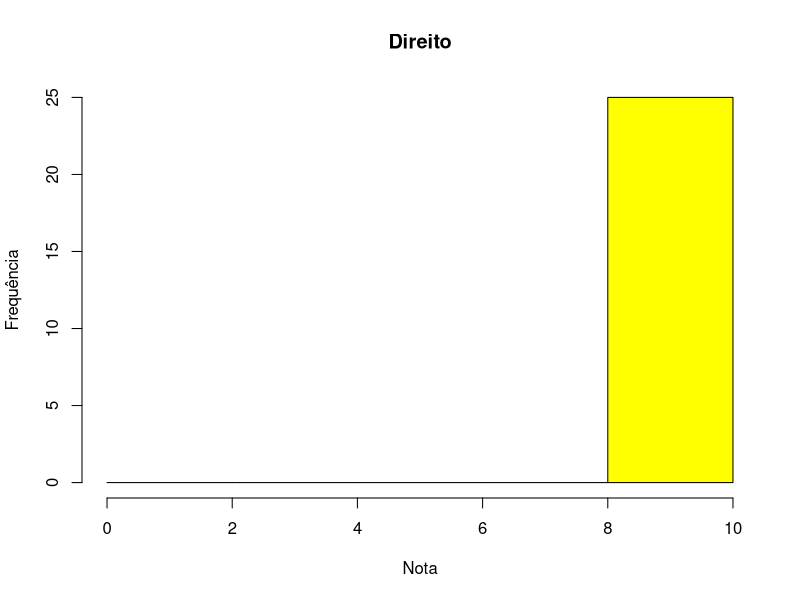
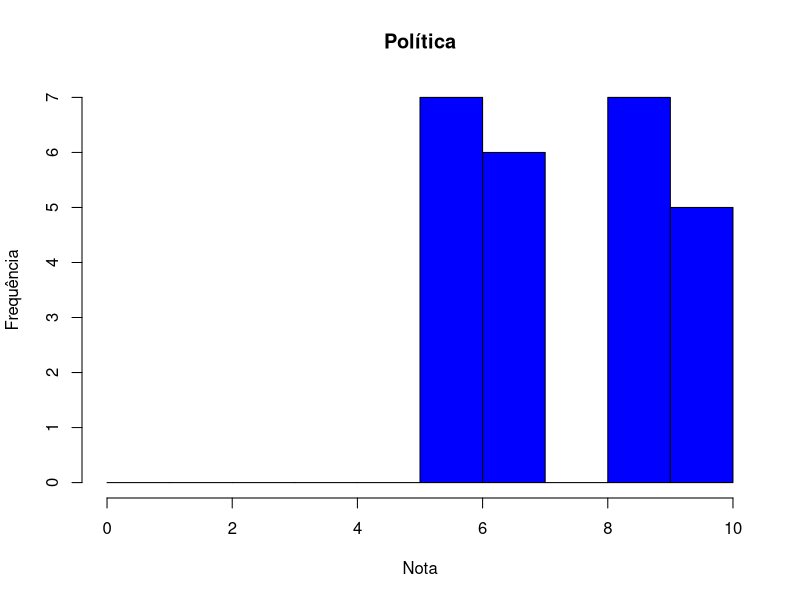
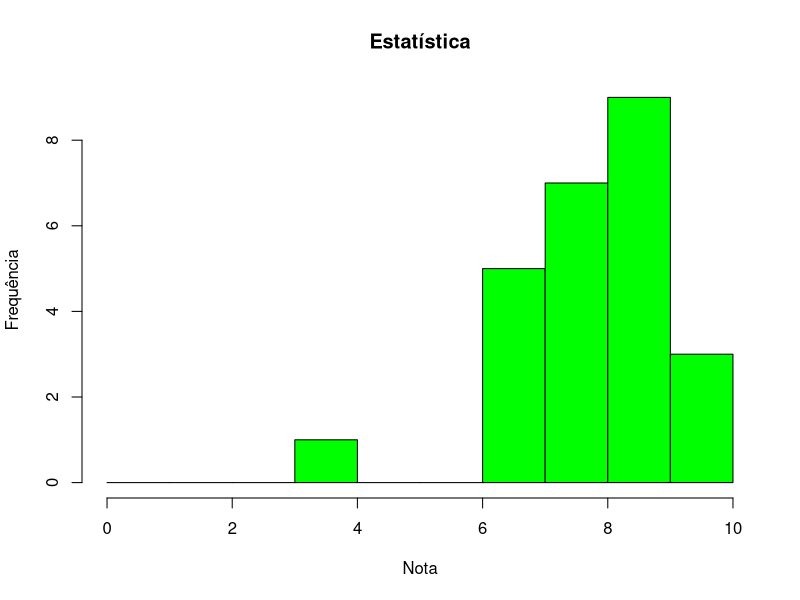
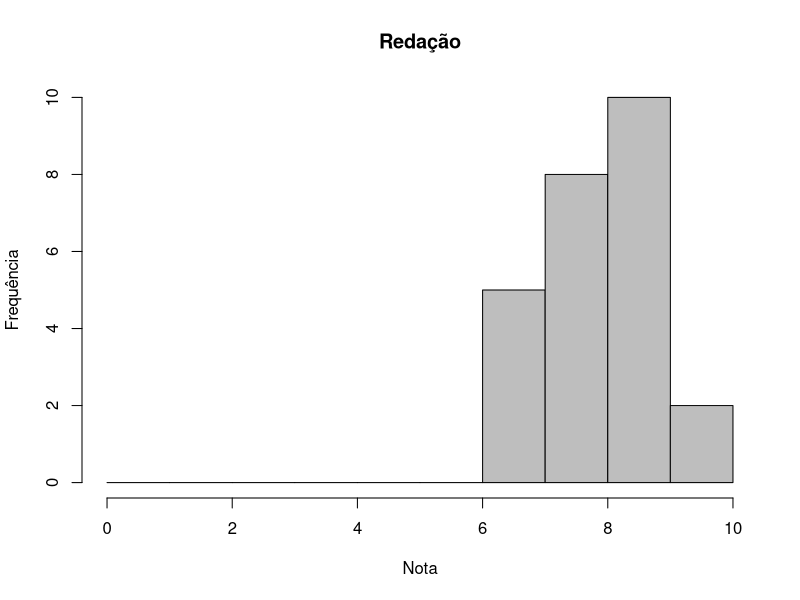
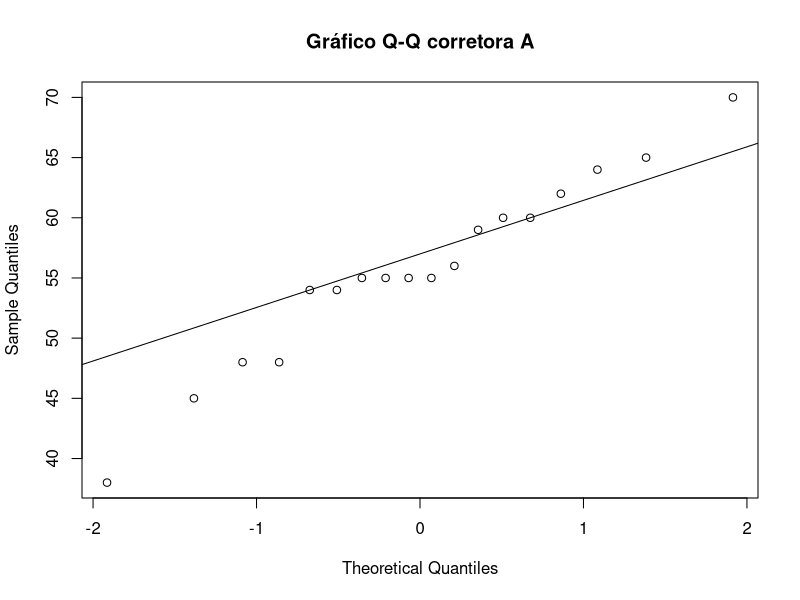
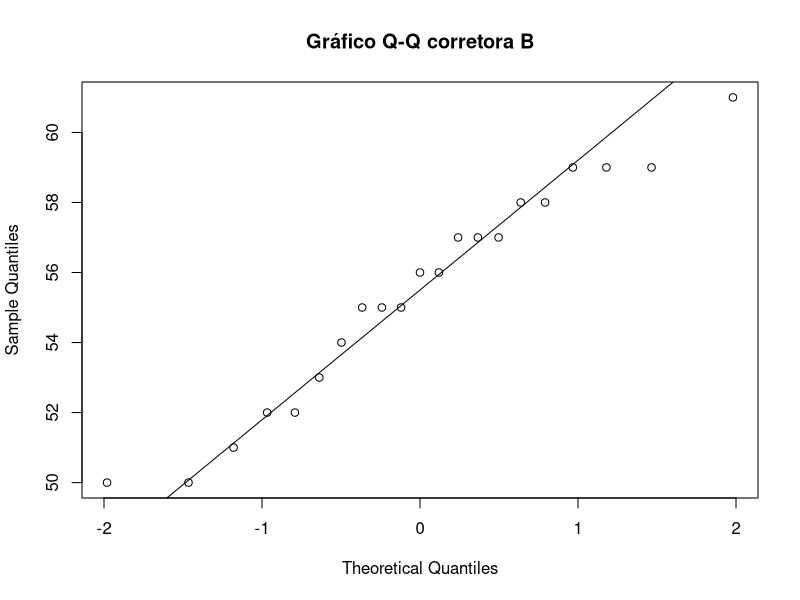
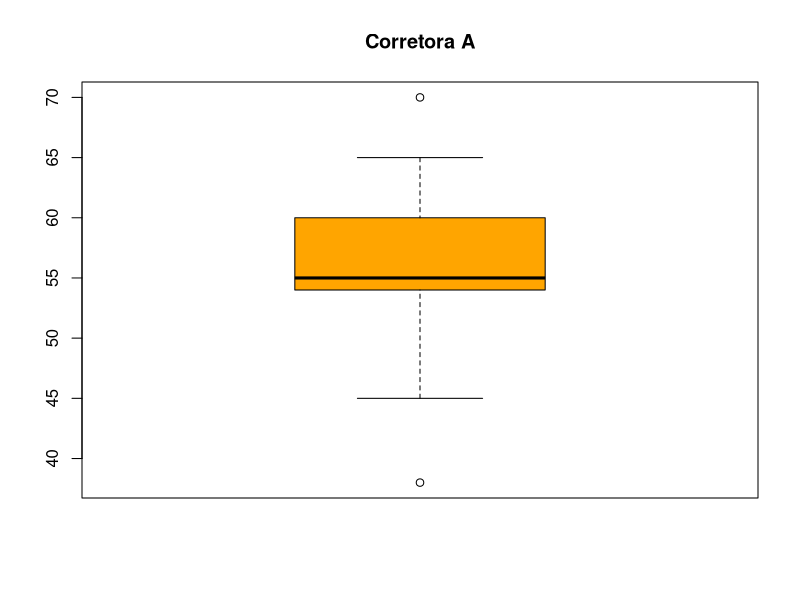
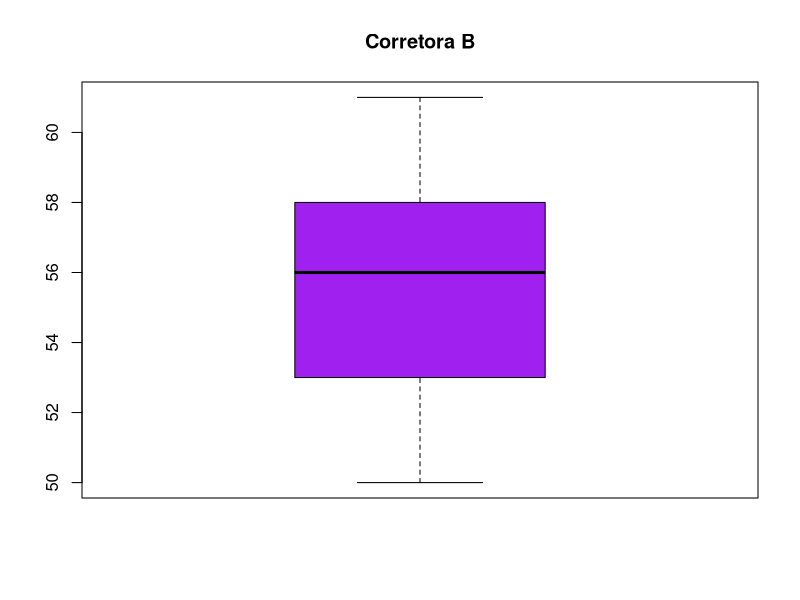

Generate these figures, in order, with R: (Note: this script raises an error after producing the figures.)
## ---- chunk 1
knitr::opts_chunk$set(echo = TRUE)
library(knitr)
library(ggplot2)
library(dplyr)
library(knitr)
library(kableExtra)
library(plyr)
library(png)
## ---- chunk 2
data.ex2 <- data.frame(Função = c(1,2,3,4,5,6,7,8,9,10,11,12,13,14,15,16,17,18,19,20,21,22,23,24,25),
Seção = c("P","P","P","P","P","P","P","T","T","T","T","T","T","V","V","V","V","V","V","V","V","V","V","V","V"),
Administração = c(8,8,8,6,8,8,8,10,8,10,8,8,6,10,8,8,8,6,6,6,8,6,8,8,8),
Direito = c(9,9,9,9,9,9,9,9,9,9,9,9,9,9,9,9,9,9,9,9,9,9,9,9,9),
Redação = c(8.6,7,8,8.6,8,8.5,8.2,7.5,9.4,7.9,8.6,8.3,7,8.6,8.6,9.5,6.3,7.6,6.8,7.5,7.7,8.7,7.3,8.5,7),
Estatística = c(9,9,8,8,9,10,8,8,9,8,10,7,7,9,9,7,8,9,4,7,7,8,10,9,9),
Inglês = c("B","B","D","D","A","B","D","B","B","B","C","D","B","A","C","A","D","C","D","C","D","C","C","A","B"),
Metodologia = c("A","C","B","C","A","A","C","C","B","C","B","B","C","B","B","A","C","C","C","B","B","A","C","A","A"),
Política = c(9,6.5,9,6,6.5,6.5,9,6,10,9,10,6.5,6,10,10,9,10,6,6,6,6.5,6,9,6.5,9),
Economia = c(8.5,8,8.5,8.5,9,9.5,7,8.5,8,7.5,8.5,8,8.5,7.5,7,7.5,7.5,8.5,9.5,8.5,8,9,7,9,8.5)
  
)
kable(data.ex2) %>%
kable_styling(bootstrap_options = "striped", full_width = T) %>%
scroll_box(height = "300px")
## ---- chunk 3
a.ex2 <- data.frame(Variável = c("Seção", "Adm.", "Direito", "Redação", "Estatística", "Inglês", "Metodologia", "Política", "Economia"),
Qualitativa = c("Nominal", "-", "-", "-", "-", "Ordinal", "Ordinal", "-", "-"),
Quantitativa = c("-", "Contínua", "Contínua", "Contínua", "Contínua", "-", "-", "Contínua", "Contínua")

)

kable(a.ex2) %>%
kable_styling(bootstrap_options = "striped", full_width = F)
## ---- chunk 4
hist(data.ex2$Direito, xlab = "Nota", ylab = "Frequência", main = "Direito", col = "yellow", breaks = seq(0, 10, 2))
hist(data.ex2$Política, xlab = "Nota", ylab = "Frequência", main = "Política", col = "blue", breaks = seq(0, 10, 1))
hist(data.ex2$Estatística, xlab = "Nota", ylab = "Frequência", main = "Estatística", col = "green", breaks = seq(0, 10, 1))
## ---- chunk 5
hist(data.ex2$Redação, xlab = "Nota", ylab = "Frequência", main = "Redação", col = "gray", breaks = seq(0, 10, 1))
## ---- chunk 6
d.ex9 <- table(data.ex2$Metodologia)
d.ex9 <- matrix(d.ex9)
colnames(d.ex9) <- c("Frequência")
rownames(d.ex9) <- c("A", "B", "C")
d.ex9 <- data.frame(d.ex9)

kable(d.ex9) %>%
kable_styling(bootstrap_options = "striped", full_width = T)

## ---- chunk 7
e.ex9 <- d.ex9
print(paste0("A probabilidade é: ", 10/length(data.ex2$Metodologia)))
## ---- chunk 8
e.ex9 <- d.ex9
print(paste0("A probabilidade é: ", (10/length(data.ex2$Metodologia))*(9/length(data.ex2$Metodologia))))
## ---- chunk 9
g.ex9 <- data.frame(
  Seção = data.ex2$Seção,
  Estatística = data.ex2$Estatística
)

g.ex9 <- aggregate(Estatística ~ Seção, g.ex9, mean)
kable(g.ex9) %>%
kable_styling(bootstrap_options = "striped", full_width = T)

## ---- chunk 10
CA <- sort(c(45, 62, 38, 55, 54, 65, 60, 55, 48, 56, 59, 55, 54, 70, 64, 55, 48, 60))

CB <- sort(c(57, 50, 59, 61, 57, 55, 59, 55, 52, 55, 52, 57, 58, 51, 58, 59, 56, 53, 50, 54, 56))

## ---- chunk 11
qqnorm(CA, main = "Gráfico Q-Q corretora A")
qqline(CA)

qqnorm(CB, main = "Gráfico Q-Q corretora B")
qqline(CB)

## ---- chunk 12
F <- var(CA)/var(CB)
F
df1 <- data.frame( Medida = c("Variância da corretora A", "Variância da corretora B", "Desvio Padrão da corretora A", "Desvio Padrão da corretora B", "Coef. F"),
Dado = c(var(CA), var(CB), sd(CA), sd(CB), F)

)

kable(df1) %>%
kable_styling(bootstrap_options = "striped", full_width = F, position = "left")
## ---- chunk 13
boxplot(CA, main = "Corretora A", col = "orange")
boxplot(CB, main = "Corretora B", col = "purple")
## ---- chunk 14
S2 <- function(vector1, vector2){
  S2 <- ((length(vector1)-1)*var(vector1)+(length(vector2)-1)*var(vector2))/(length(vector1)+length(vector2)-2)
  return(S2)
}

t <- function(vector1, vector2){
  t <- (mean(vector1)-mean(vector2))/(S2(vector1,vector2)*sqrt((1/length(vector1))+(1/length(vector2))))
  
  return(t)
  
}
## ---- chunk 15
t(CA,CB)
## ---- chunk 16
data.ex33 <- data.frame(
  Cidade = c("A","B","C","D","E","F","G","H","I","J"),
  Investimento = c(20, 16, 14, 8, 19, 15, 14, 16, 19, 18)
  
)

MI <- mean(data.ex33$Investimento)
DV <- sd(data.ex33$Investimento)

MF <- mean(data.ex33$Investimento[(data.ex33$Investimento < (MI +2*DV) & data.ex33$Investimento > (MI - 2*DV))])

MF

kable(data.ex33) %>%
kable_styling(bootstrap_options = "striped", full_width = F, position = "left") %>%
scroll_box(height = "300px")
## ---- chunk 17
NP <- function(vector) {
  Z <- c((vector - mean(vector))/sd(vector))
  
  return(Z)
}

data.ex38 <- data.frame(Funcionário = data.ex2$Função,
Nota_Padronizada = NP(data.ex2$Estatística)
)

kable(data.ex38) %>%
kable_styling(bootstrap_options = "striped", full_width = F, position = "left") %>%
scroll_box(height = "300px")
## ---- chunk 18
MDZ <- mean(data.ex38$Nota_Padronizada)
DPZ <- sd(data.ex38$Nota_Padronizada)

print(paste0('Média de Z: ', MDZ))
print(paste0("dp(Z): ", DPZ))

## ---- chunk 19
d.ex38 <- data.ex38$Nota_Padronizada
d.ex38 <- d.ex38[d.ex38 > (-2)*sd(data.ex38$Nota_Padronizada)]
d.ex38 <- d.ex38[d.ex38 < (2)*sd(data.ex38$Nota_Padronizada)]
print(paste0("Há ",length(data.ex38$Nota_Padronizada)-length(d.ex38), " funcionário(s) com nota atípica."))

## ---- chunk 20
e.ex38 <- matrix(c(9/mean(data.ex2$Direito), 9/mean(data.ex2$Estatística), 9/mean(data.ex2$Política)), 1, 3)
colnames(e.ex38) <- c("Direito", "Estatística", "Política")
rownames(e.ex38) <- c("Média relativa")
e.ex38
## ---- chunk 21
data.ex19 <- matrix(c(30,60,90,35,25,60,35,15,50,100,100,200),nrow = 3, ncol = 4)
colnames(data.ex19) <- c("Urbano","Suburbano","Rural","Total")
rownames(data.ex19) <- c("A favor","Contra","Total")

kable(data.ex19) %>%
kable_styling(bootstrap_options = "striped", full_width = F, position = "left")
## ---- chunk 22
a.ex19 <- data.ex19[-3,]
a.ex19 <- prop.table(a.ex19, 2)
a.ex19 <- round(a.ex19, 2)

kable(a.ex19) %>%
kable_styling(bootstrap_options = "striped", full_width = F, position = "left")
## ---- chunk 23
VE <- chisq.test(data.ex19)
VE
## ---- chunk 24
data.ex20 <- matrix(c(5,92,141,231,51,48),nrow = 2, ncol = 3)
colnames(data.ex20) <- c("Costeira","Fluvial","Internacional")
rownames(data.ex20) <- c("Estatal","Particular")

kable(data.ex20) %>%
kable_styling(bootstrap_options = "striped", full_width = F, position = "left")
## ---- chunk 25
b.ex20 <- rbind(data.ex20, .colSums(data.ex20,2,3))
b.ex20 <- prop.table(data.ex20,2)
b.ex20 <- b.ex20
b.ex20 <- round(b.ex20, 2)  
b.ex20 <- b.ex20[-3,]

kable(b.ex20) %>%
kable_styling(bootstrap_options = "striped", full_width = F, position = "left")


E20 <- chisq.test(data.ex20)
E20
## ---- chunk 26
data.ex22 <- matrix(c(200,200,220,280,380,720),nrow=2,ncol=3)
colnames(data.ex22) <- c("Alta","Média","Baixa")
rownames(data.ex22) <- c("Sim","Não")

kable(data.ex22) %>%
kable_styling(bootstrap_options = "striped", full_width = F, position = "left")
## ---- chunk 27
a.ex22 <- data.ex22[1,]/data.ex22[2,]
a.ex22 <- round(a.ex22, 4)

kable(a.ex22, col.names = "Proporção S/N")%>%
kable_styling(bootstrap_options = "striped", full_width = F, position = "left")
## ---- chunk 28
b.ex22 <- chisq.test(data.ex22)
b.ex22
## ---- chunk 29
c.ex22 <- data.ex22
c.ex22[,1] <- c(160,240)
chisq.test(c.ex22)
c.ex22 <- c.ex22[1,]/c.ex22[2,]
c.ex22 <- round(c.ex22, 4)
kable(c.ex22, col.names = "Proporção S/N")%>%
kable_styling(bootstrap_options = "striped", full_width = F, position = "left")

## ---- chunk 30
data.ex29 <- data.frame("Homem" = c(10, 10, 10, 15, 15, 15, 15, 20, 20, 20), "Mulher" = c(5, 10, 10, 5, 10, 10, 15, 10, 10, 15))

kable(data.ex29) %>%
kable_styling(bootstrap_options = "striped", full_width = F, position = "left") 
## ---- chunk 31
print(paste0("Média salarial masculina: ",mean(data.ex29$Homem)))
print(paste0("Desvio padrão salarial masculino: ", round(sd(data.ex29$Homem), 4)))
## ---- chunk 32
print(paste0("Média salarial feminina: ", mean(data.ex29$Mulher)))
print(paste0("Desvio padrão salarial feminino: ", round(sd(data.ex29$Mulher),4)))

## ---- chunk 33
plot(data.ex29, xlab = "Homem", ylab = "Mulher", main = "Salário // Homem vs Mulher")
## ---- chunk 34
d.ex29 <- cor(data.ex29$Homem,data.ex29$Mulher)
print(paste0("Correlação entre o salário do homem e mulher do casal: ", round(d.ex29, 4)*100,"%"))
## ---- chunk 35
e.ex29 <- c(data.ex29$Homem + data.ex29$Mulher)

print(paste0("A média salarial das famílias é de R$", mean(e.ex29)))
print(paste0("Variância do salário familiar: ", round(var(e.ex29),2)))

## ---- chunk 36
f.ex29 <- c(data.ex29$Homem*0.92 + data.ex29$Mulher*0.94)

print(paste0("A média salarial das famílias passa a ser de R$ ", mean(f.ex29)))
print(paste0("Variância do salário familiar passar a ser de: ", round(var(f.ex29),2)))


## ---- chunk 37
data.ex30 <- data.frame("Vendedor" = 1:15,
                        "T" = c(8,9,7,8,6,8,5,5,6,7,4,7,3,5,3),
                        "E" = c(5,2,2,1,4,4,3,3,1,3,4,2,3,1,2),
                        "G" = c("Bom","Bom","Mau","Mau","Bom","Bom","Bom","Bom","Mau","Mau","Bom","Mau","Mau","Mau","Bom"),
                        "V" = c(54,50,48,32,30,30,29,27,24,24,24,23,21,21,16),
                        "Z" = c("Norte","Sul","Sul","Oeste","Sul","Oeste","Norte","Norte","Oeste","Oeste","Sul","Norte","Sul","Oeste","Norte"))

kable(data.ex30) %>%
kable_styling(bootstrap_options = "striped", full_width = T) %>%
scroll_box(height = "300px")
## ---- chunk 38
hist(sort(data.ex30$V),breaks = 6, xlim = range(15, max(data.ex30$V)), col = "blue", border = "gray", xlab = "Nº de vendas", ylab = "Frequência", main = "Histograma de vendas")

## ---- chunk 39
b.ex30 <- data.ex30$V
print(paste0("Md(V): ", mean(b.ex30)))
print(paste0("Var(V): ", round(var(b.ex30),2)))

exc <- b.ex30[b.ex30 > (mean(b.ex30)+2*sd(b.ex30))]

print(paste0("De acordo com o critério estabelecido há ", length(exc)," vendedor(es) excepcional(ais) dentre os ", length(data.ex30$V), " do conjunto."))
## ---- chunk 40
print(paste0("Para não ser transferido o vendedor deve ter volume de vendas superior a: R$ ", quantile(data.ex30$V, 0.1), "."))

## ---- chunk 41
plot(data.ex30$Z, data.ex30$V, col = "pink", xlab = "Região", ylab = "Volume", main = "Região vs Volume")
## ---- chunk 42
print(paste0("Correlação entre nota no teste e volume de vendas: ", round(cor(data.ex30$T,data.ex30$V)*100, 2), "%"))
print(paste0("Correlação entre anos de experiência e volume de vendas: ", round(cor(data.ex30$E, data.ex30$V)*100, 2), "%"))
plot(data.ex30$G, data.ex30$V, xlab = "Classificação do gerente", ylab = "Volume de vendas", main = "Class. vs Volume", col = "brown")

## ---- chunk 43
plot(data.ex30$Z, data.ex30$G, xlab = "Zona", ylab = "Conceito")
plot(data.ex30$Z, data.ex30$V, col = "pink", xlab = "Região", ylab = "Volume", main = "Região vs Volume")

## ---- chunk 44
g.ex30 <- table(data.ex30$G, cut(data.ex30$T, breaks = seq(min(data.ex30$T), max(data.ex30$T), by = 2)))

g.ex30 <- cbind(g.ex30, margin.table(g.ex30, 1))
g.ex30 <- rbind(g.ex30, margin.table(g.ex30, 2))

kable(g.ex30) %>%
kable_styling(bootstrap_options = "striped", full_width = F, position = "left") 

g.ex30 <- chisq.test(g.ex30)
g.ex30
## ---- chunk 45
g2.ex30 <- table(data.ex30$Z, cut(data.ex30$V, breaks = seq(min(data.ex30$V) - 1, max(data.ex30$V) + 1, by = 15)))

g2.ex30 <- cbind(g2.ex30, margin.table(g2.ex30, 1))
g2.ex30 <- rbind(g2.ex30, margin.table(g2.ex30, 2))
kable(g2.ex30) %>%
kable_styling(bootstrap_options = "striped", full_width = F, position = "left")

g2.ex30 <- chisq.test(g2.ex30)
g2.ex30
## ---- chunk 46
knitr::include_graphics("https://github.com/AriOliv/AED/raw/master/FGV%20EMAP.png")
